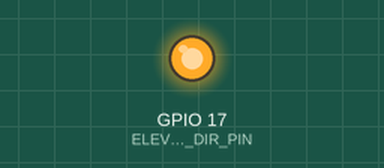
This program was run on a simulated Raspberry Pi (BCM pin numbers). Shown: output pins drawn as LEDs (lit = HIGH). At 2.0 s the program stops and its outputs stay as they are.

Above: at 0.1 s.
Timing chart, 0 to 1.6 s (numbered marks = the images above):
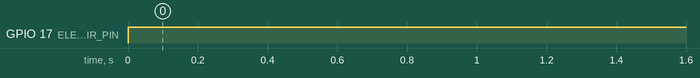

The program:

direction_on.py
```python
import RPi.GPIO as GPIO
from time import sleep


ELEVATION_DIR_PIN = 17

GPIO.setmode(GPIO.BCM)
GPIO.setwarnings(False)
GPIO.setup(ELEVATION_DIR_PIN, GPIO.OUT)
GPIO.output(ELEVATION_DIR_PIN, GPIO.HIGH )
sleep(2)
```

Measured:
- by itself, GPIO 17 (ELEVATION_DIR_PIN): LOW → HIGH at 0.00 s
